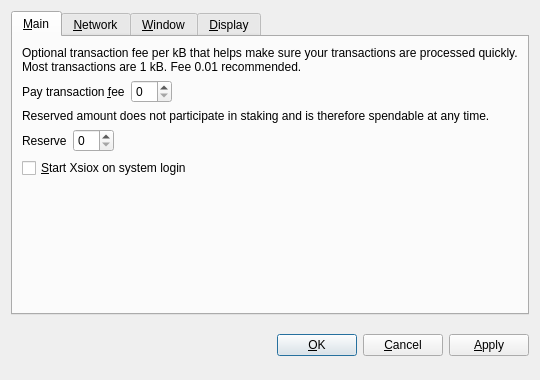
<?xml version="1.0" encoding="UTF-8"?>
<ui version="4.0">
 <class>OptionsDialog</class>
 <widget class="QDialog" name="OptionsDialog">
  <property name="geometry">
   <rect>
    <x>0</x>
    <y>0</y>
    <width>540</width>
    <height>380</height>
   </rect>
  </property>
  <property name="windowTitle">
   <string>Options</string>
  </property>
  <property name="modal">
   <bool>true</bool>
  </property>
  <layout class="QVBoxLayout" name="verticalLayout">
   <item>
    <widget class="QTabWidget" name="tabWidget">
     <property name="tabPosition">
      <enum>QTabWidget::North</enum>
     </property>
     <property name="currentIndex">
      <number>0</number>
     </property>
     <widget class="QWidget" name="tabMain">
      <attribute name="title">
       <string>&amp;Main</string>
      </attribute>
      <layout class="QVBoxLayout" name="verticalLayout_Main">
       <item>
        <widget class="QLabel" name="transactionFeeInfoLabel">
         <property name="text">
          <string>Optional transaction fee per kB that helps make sure your transactions are processed quickly. Most transactions are 1 kB. Fee 0.01 recommended.</string>
         </property>
         <property name="textFormat">
          <enum>Qt::PlainText</enum>
         </property>
         <property name="wordWrap">
          <bool>true</bool>
         </property>
        </widget>
       </item>
       <item>
        <layout class="QHBoxLayout" name="horizontalLayoutFee">
         <item>
          <widget class="QLabel" name="transactionFeeLabel">
           <property name="text">
            <string>Pay transaction &amp;fee</string>
           </property>
           <property name="textFormat">
            <enum>Qt::PlainText</enum>
           </property>
           <property name="buddy">
            <cstring>transactionFee</cstring>
           </property>
          </widget>
         </item>
         <item>
          <widget class="BitcoinAmountField" name="transactionFee"/>
         </item>
         <item>
          <spacer name="horizontalSpacerFee">
           <property name="orientation">
            <enum>Qt::Horizontal</enum>
           </property>
           <property name="sizeHint" stdset="0">
            <size>
             <width>40</width>
             <height>20</height>
            </size>
           </property>
          </spacer>
         </item>
        </layout>
       </item>
       <item>
        <widget class="QLabel" name="reserveBalanceInfoLabel">
         <property name="text">
          <string>Reserved amount does not participate in staking and is therefore spendable at any time.</string>
         </property>
         <property name="textFormat">
          <enum>Qt::PlainText</enum>
         </property>
         <property name="wordWrap">
          <bool>true</bool>
         </property>
        </widget>
       </item>
       <item>
        <layout class="QHBoxLayout" name="horizontalLayoutReserveBalance">
         <item>
          <widget class="QLabel" name="reserveBalanceLabel">
           <property name="text">
            <string>Reserve</string>
           </property>
           <property name="textFormat">
            <enum>Qt::PlainText</enum>
           </property>
           <property name="buddy">
            <cstring>reserveBalance</cstring>
           </property>
          </widget>
         </item>
         <item>
          <widget class="BitcoinAmountField" name="reserveBalance"/>
         </item>
         <item>
          <spacer name="horizontalSpacerReserveBalance">
           <property name="orientation">
            <enum>Qt::Horizontal</enum>
           </property>
           <property name="sizeHint" stdset="0">
            <size>
             <width>40</width>
             <height>20</height>
            </size>
           </property>
          </spacer>
         </item>
        </layout>
       </item>
       <item>
        <widget class="QCheckBox" name="bitcoinAtStartup">
         <property name="toolTip">
          <string>Automatically start Xsiox after logging in to the system.</string>
         </property>
         <property name="text">
          <string>&amp;Start Xsiox on system login</string>
         </property>
        </widget>
       </item>
       <item>
        <spacer name="verticalSpacer_Main">
         <property name="orientation">
          <enum>Qt::Vertical</enum>
         </property>
         <property name="sizeHint" stdset="0">
          <size>
           <width>20</width>
           <height>40</height>
          </size>
         </property>
        </spacer>
       </item>
      </layout>
     </widget>
     <widget class="QWidget" name="tabNetwork">
      <attribute name="title">
       <string>&amp;Network</string>
      </attribute>
      <layout class="QVBoxLayout" name="verticalLayout_Network">
       <item>
        <widget class="QCheckBox" name="mapPortUpnp">
         <property name="toolTip">
          <string>Automatically open the Xsiox client port on the router. This only works when your router supports UPnP and it is enabled.</string>
         </property>
         <property name="text">
          <string>Map port using &amp;UPnP</string>
         </property>
        </widget>
       </item>
       <item>
        <widget class="QCheckBox" name="connectSocks">
         <property name="toolTip">
          <string>Connect to the Xsiox network through a SOCKS proxy (e.g. when connecting through Tor).</string>
         </property>
         <property name="text">
          <string>&amp;Connect through SOCKS proxy:</string>
         </property>
        </widget>
       </item>
       <item>
        <layout class="QHBoxLayout" name="horizontalLayout_Network">
         <item>
          <widget class="QLabel" name="proxyIpLabel">
           <property name="text">
            <string>Proxy &amp;IP:</string>
           </property>
           <property name="textFormat">
            <enum>Qt::PlainText</enum>
           </property>
           <property name="buddy">
            <cstring>proxyIp</cstring>
           </property>
          </widget>
         </item>
         <item>
          <widget class="QValidatedLineEdit" name="proxyIp">
           <property name="maximumSize">
            <size>
             <width>140</width>
             <height>16777215</height>
            </size>
           </property>
           <property name="toolTip">
            <string>IP address of the proxy (e.g. 127.0.0.1)</string>
           </property>
          </widget>
         </item>
         <item>
          <widget class="QLabel" name="proxyPortLabel">
           <property name="text">
            <string>&amp;Port:</string>
           </property>
           <property name="textFormat">
            <enum>Qt::PlainText</enum>
           </property>
           <property name="buddy">
            <cstring>proxyPort</cstring>
           </property>
          </widget>
         </item>
         <item>
          <widget class="QLineEdit" name="proxyPort">
           <property name="maximumSize">
            <size>
             <width>55</width>
             <height>16777215</height>
            </size>
           </property>
           <property name="toolTip">
            <string>Port of the proxy (e.g. 9050)</string>
           </property>
          </widget>
         </item>
         <item>
          <widget class="QLabel" name="socksVersionLabel">
           <property name="text">
            <string>SOCKS &amp;Version:</string>
           </property>
           <property name="textFormat">
            <enum>Qt::PlainText</enum>
           </property>
           <property name="buddy">
            <cstring>socksVersion</cstring>
           </property>
          </widget>
         </item>
         <item>
          <widget class="QValueComboBox" name="socksVersion">
           <property name="toolTip">
            <string>SOCKS version of the proxy (e.g. 5)</string>
           </property>
          </widget>
         </item>
         <item>
          <spacer name="horizontalSpacer_Network">
           <property name="orientation">
            <enum>Qt::Horizontal</enum>
           </property>
           <property name="sizeHint" stdset="0">
            <size>
             <width>40</width>
             <height>20</height>
            </size>
           </property>
          </spacer>
         </item>
        </layout>
       </item>
       <item>
        <spacer name="verticalSpacer_Network">
         <property name="orientation">
          <enum>Qt::Vertical</enum>
         </property>
         <property name="sizeHint" stdset="0">
          <size>
           <width>20</width>
           <height>40</height>
          </size>
         </property>
        </spacer>
       </item>
      </layout>
     </widget>
     <widget class="QWidget" name="tabWindow">
      <attribute name="title">
       <string>&amp;Window</string>
      </attribute>
      <layout class="QVBoxLayout" name="verticalLayout_Window">
       <item>
        <widget class="QCheckBox" name="minimizeToTray">
         <property name="toolTip">
          <string>Show only a tray icon after minimizing the window.</string>
         </property>
         <property name="text">
          <string>&amp;Minimize to the tray instead of the taskbar</string>
         </property>
        </widget>
       </item>
       <item>
        <widget class="QCheckBox" name="minimizeOnClose">
         <property name="toolTip">
          <string>Minimize instead of exit the application when the window is closed. When this option is enabled, the application will be closed only after selecting Quit in the menu.</string>
         </property>
         <property name="text">
          <string>M&amp;inimize on close</string>
         </property>
        </widget>
       </item>
       <item>
        <spacer name="verticalSpacer_Window">
         <property name="orientation">
          <enum>Qt::Vertical</enum>
         </property>
         <property name="sizeHint" stdset="0">
          <size>
           <width>20</width>
           <height>40</height>
          </size>
         </property>
        </spacer>
       </item>
      </layout>
     </widget>
     <widget class="QWidget" name="tabDisplay">
      <attribute name="title">
       <string>&amp;Display</string>
      </attribute>
      <layout class="QVBoxLayout" name="verticalLayout_Display">
       <item>
        <layout class="QHBoxLayout" name="horizontalLayout_1_Display">
         <item>
          <widget class="QLabel" name="langLabel">
           <property name="text">
            <string>User Interface &amp;language:</string>
           </property>
           <property name="textFormat">
            <enum>Qt::PlainText</enum>
           </property>
           <property name="buddy">
            <cstring>lang</cstring>
           </property>
          </widget>
         </item>
         <item>
          <widget class="QValueComboBox" name="lang">
           <property name="toolTip">
            <string>The user interface language can be set here. This setting will take effect after restarting Xsiox.</string>
           </property>
          </widget>
         </item>
        </layout>
       </item>
       <item>
        <layout class="QHBoxLayout" name="horizontalLayout_2_Display">
         <item>
          <widget class="QLabel" name="unitLabel">
           <property name="text">
            <string>&amp;Unit to show amounts in:</string>
           </property>
           <property name="textFormat">
            <enum>Qt::PlainText</enum>
           </property>
           <property name="buddy">
            <cstring>unit</cstring>
           </property>
          </widget>
         </item>
         <item>
          <widget class="QValueComboBox" name="unit">
           <property name="toolTip">
            <string>Choose the default subdivision unit to show in the interface and when sending coins.</string>
           </property>
          </widget>
         </item>
        </layout>
       </item>
       <item>
        <widget class="QCheckBox" name="displayAddresses">
         <property name="toolTip">
          <string>Whether to show Xsiox addresses in the transaction list or not.</string>
         </property>
         <property name="text">
          <string>&amp;Display addresses in transaction list</string>
         </property>
        </widget>
       </item>
       <item>
        <widget class="QCheckBox" name="coinControlFeatures">
         <property name="toolTip">
          <string>Whether to show coin control features or not.</string>
         </property>
         <property name="text">
          <string>Display coin &amp;control features (experts only!)</string>
         </property>
        </widget>
       </item>
       <item>
        <spacer name="verticalSpacer_Display">
         <property name="orientation">
          <enum>Qt::Vertical</enum>
         </property>
         <property name="sizeHint" stdset="0">
          <size>
           <width>20</width>
           <height>40</height>
          </size>
         </property>
        </spacer>
       </item>
      </layout>
     </widget>
    </widget>
   </item>
   <item>
    <layout class="QHBoxLayout" name="horizontalLayout_Buttons">
     <item>
      <spacer name="horizontalSpacer_1">
       <property name="orientation">
        <enum>Qt::Horizontal</enum>
       </property>
       <property name="sizeHint" stdset="0">
        <size>
         <width>40</width>
         <height>48</height>
        </size>
       </property>
      </spacer>
     </item>
     <item>
      <widget class="QLabel" name="statusLabel">
       <property name="font">
        <font>
         <weight>75</weight>
         <bold>true</bold>
        </font>
       </property>
       <property name="text">
        <string/>
       </property>
       <property name="textFormat">
        <enum>Qt::PlainText</enum>
       </property>
       <property name="wordWrap">
        <bool>true</bool>
       </property>
      </widget>
     </item>
     <item>
      <spacer name="horizontalSpacer_2">
       <property name="orientation">
        <enum>Qt::Horizontal</enum>
       </property>
       <property name="sizeHint" stdset="0">
        <size>
         <width>40</width>
         <height>48</height>
        </size>
       </property>
      </spacer>
     </item>
     <item>
      <widget class="QPushButton" name="okButton">
       <property name="text">
        <string>&amp;OK</string>
       </property>
      </widget>
     </item>
     <item>
      <widget class="QPushButton" name="cancelButton">
       <property name="text">
        <string>&amp;Cancel</string>
       </property>
       <property name="autoDefault">
        <bool>false</bool>
       </property>
      </widget>
     </item>
     <item>
      <widget class="QPushButton" name="applyButton">
       <property name="text">
        <string>&amp;Apply</string>
       </property>
       <property name="autoDefault">
        <bool>false</bool>
       </property>
      </widget>
     </item>
    </layout>
   </item>
  </layout>
 </widget>
 <customwidgets>
  <customwidget>
   <class>BitcoinAmountField</class>
   <extends>QSpinBox</extends>
   <header>bitcoinamountfield.h</header>
  </customwidget>
  <customwidget>
   <class>QValueComboBox</class>
   <extends>QComboBox</extends>
   <header>qvaluecombobox.h</header>
  </customwidget>
  <customwidget>
   <class>QValidatedLineEdit</class>
   <extends>QLineEdit</extends>
   <header>qvalidatedlineedit.h</header>
  </customwidget>
 </customwidgets>
 <resources/>
 <connections/>
</ui>
